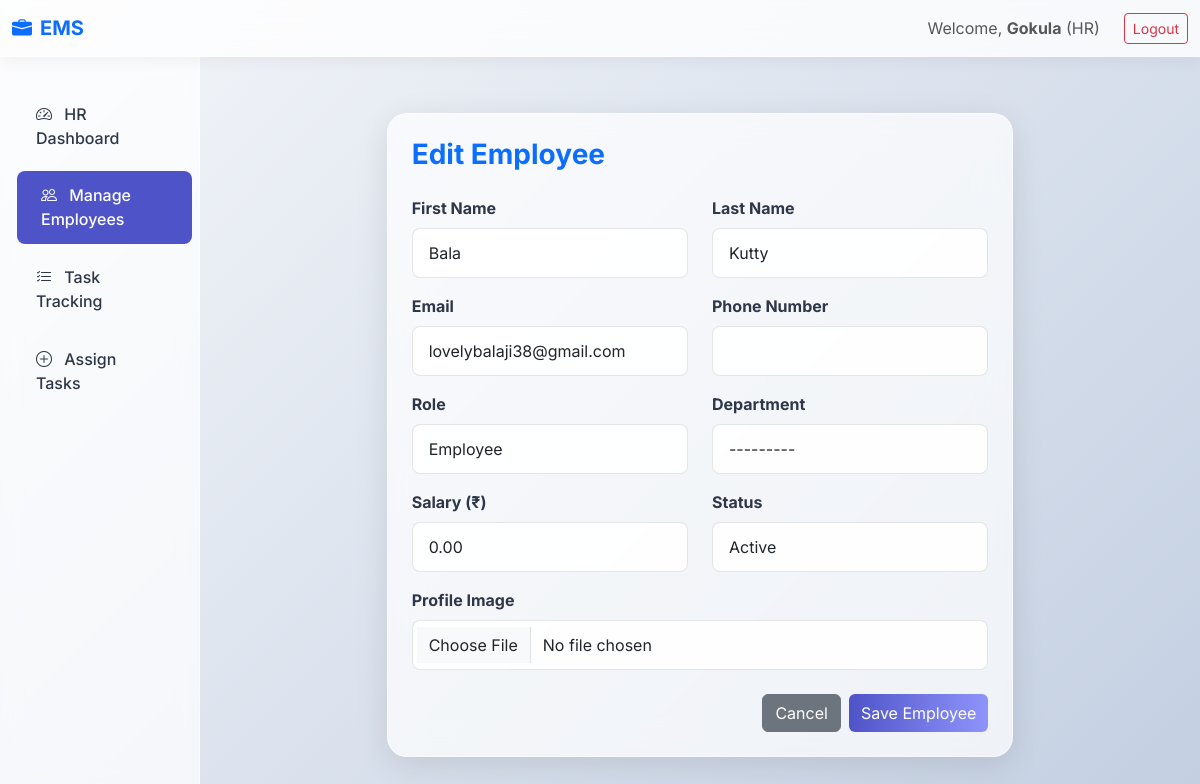
The page /employees/6/edit/ (signed in) on the database as committed earlier.
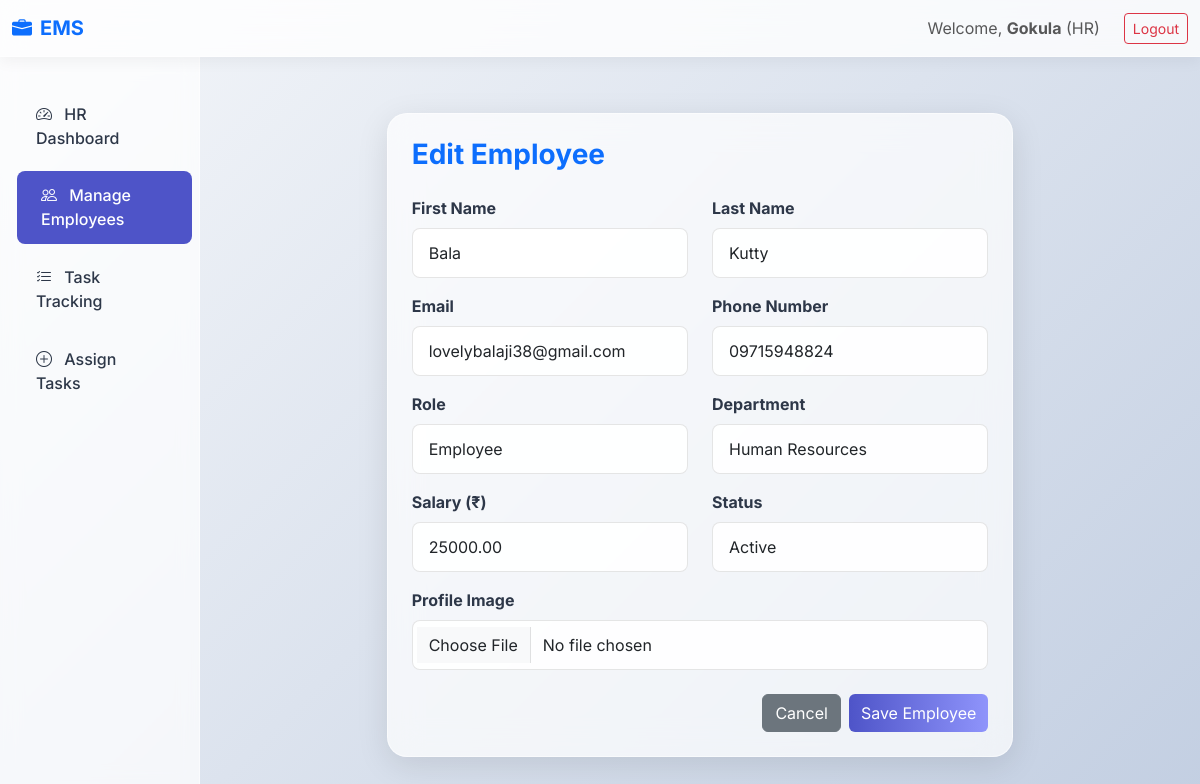
The same page on the database as committed later.
### core/models.py (models this page shows, shortened)
class Employee(models.Model):
    STATUS_CHOICES = (
        ('Active', 'Active'),
        ('Inactive', 'Inactive'),
    )
    user = models.OneToOneField(User, on_delete=models.CASCADE, related_name='employee_profile')
    employee_id = models.CharField(max_length=20, unique=True, blank=True)
    phone_number = models.CharField(max_length=15)
    department = models.ForeignKey(Department, on_delete=models.SET_NULL, null=True, blank=True)
    salary = models.DecimalField(max_digits=10, decimal_places=2, default=0)
    joining_date = models.DateField(auto_now_add=True)
    status = models.CharField(max_length=10, choices=STATUS_CHOICES, default='Active')
    profile_image = models.ImageField(upload_to='profiles/',blank=True,null=True)

### core/decorators.py (the view)
        def _wrapped_view(request, *args, **kwargs):
            if not check_role(request.user):
                messages.error(request, "You do not have permission to access this page.")
                if request.user.is_authenticated:
                    from core.views import get_dashboard_url
                    return redirect(get_dashboard_url(request.user))
                return redirect('employee_login')
            return view_func(request, *args, **kwargs)

### core/models.py (called while the page is built)
    def __str__(self):
        return self.name

### templates/core/employee_form.html (shortened to what this page needs)
{% extends 'base.html' %}
{% block content %}
<div class="row justify-content-center mt-4">
    <div class="col-md-8">
        <div class="glass-card p-4">
            <h3 class="mb-4 fw-bold text-primary">{{ title }}</h3>
            <form method="post" enctype="multipart/form-data">
                <div class="row">
                    <div class="col-md-6 mb-3">
                        <label class="form-label fw-bold">First Name</label>
                        {{ form.first_name }}
                    </div>
                    <div class="col-md-6 mb-3">
                        <label class="form-label fw-bold">Last Name</label>
                        {{ form.last_name }}
                    </div>
                </div>
                <div class="row">
                    <div class="col-md-6 mb-3">
                        <label class="form-label fw-bold">Email</label>
                        {{ form.email }}
                    </div>
                    <div class="col-md-6 mb-3">
                        <label class="form-label fw-bold">Phone Number</label>
                        {{ form.phone_number }}
                    </div>
                </div>
                <div class="row">
                    <div class="col-md-6 mb-3">
                        <label class="form-label fw-bold">Role</label>
                        {{ form.role }}
                    </div>
                    <div class="col-md-6 mb-3">
                        <label class="form-label fw-bold">Department</label>
                        {{ form.department }}
                    </div>
                </div>
                <div class="row">
                    <div class="col-md-6 mb-3">
                        <label class="form-label fw-bold">Salary (₹)</label>
                        {{ form.salary }}
                    </div>
                    <div class="col-md-6 mb-3">
                        <label class="form-label fw-bold">Status</label>
                        {{ form.status }}
                    </div>
                </div>
                <div class="mb-4">
                    <label class="form-label fw-bold">Profile Image</label>
                    {{ form.profile_image }}
                </div>
                <div class="d-flex justify-content-end gap-2">
                    <a href="{% url 'employee_list' %}" class="btn btn-secondary">Cancel</a>
                    <button type="submit" class="btn btn-primary">Save Employee</button>
                </div>
            </form>
        </div>
    </div>
</div>
{% endblock %}

Rows that differ between the two databases and show on the page:
changed Employee "Active": phone_number (not shown) → "09715948824"; department "---------" → "Human Resources"; salary "0.00" → "25000.00"
